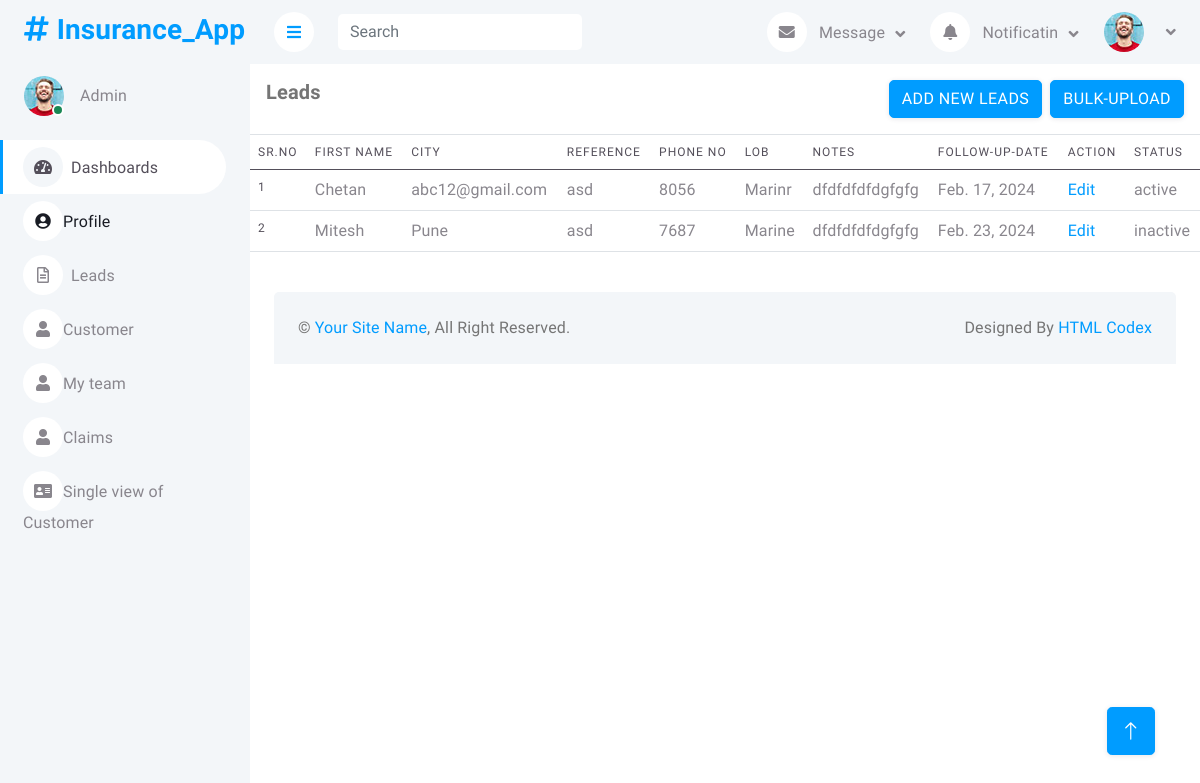
The page /leads/ on the database as committed earlier.
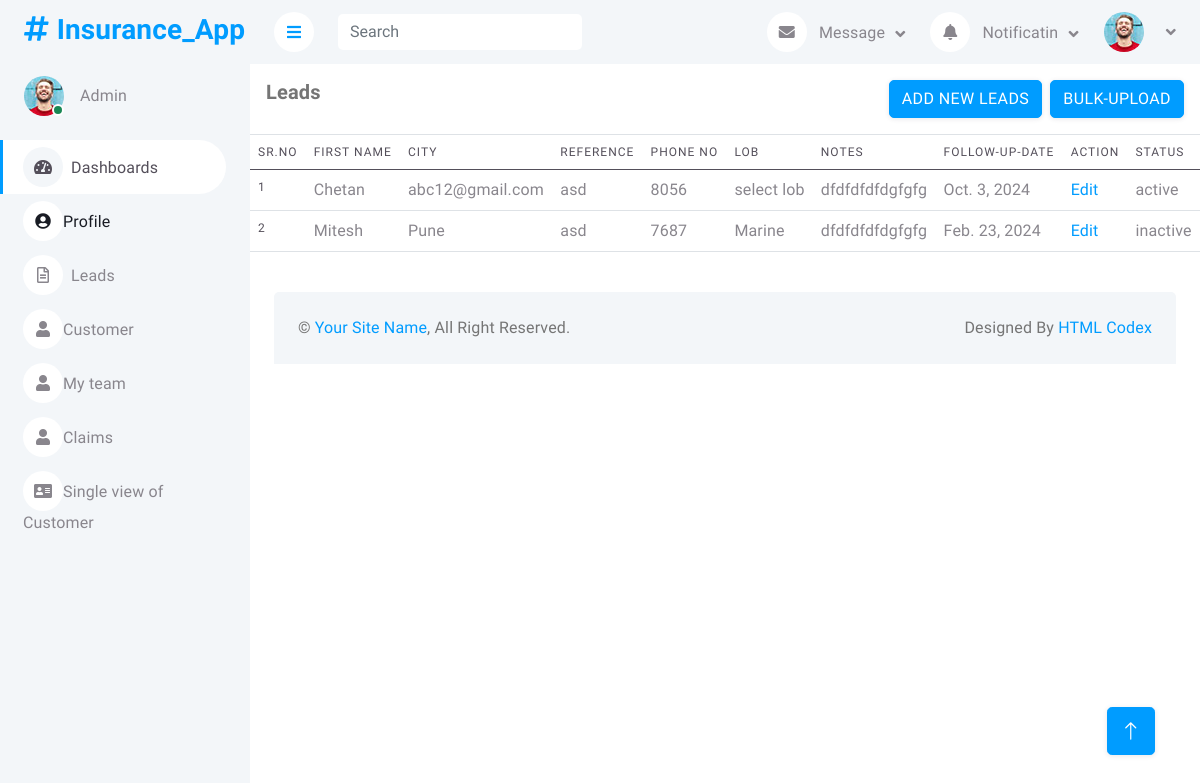
The same page on the database as committed later.
### InsurancePolicy/models.py (models this page shows, shortened)
class Lead(models.Model):
    FirstName=models.CharField(max_length=50)
    LastName=models.CharField(max_length=50)
    Phone_No=models.IntegerField()
    City=models.CharField(max_length=50)
    Reference=models.CharField(max_length=50)
    LOB=models.CharField(default='Engineering',max_length=50)
    Follow_up_date=models.DateField(default=date.today())
    Notes=models.CharField(max_length=1000)
    STATUS_CHOICES = (
        ("active", 'active'),
        ("inactive", 'inactive'),
    )
    Lead_Status=models.CharField(max_length=50,choices=STATUS_CHOICES, default="active")

### InsurancePolicy/views.py (the view)
# urls.py: path('leads/',views.leads,name='leads'),
def leads(request):
    leads=Lead.objects.all()
    return render(request,'leads.html',{'leads':leads})

### templates/leads.html
{% extends "base.html" %}
{% block mainsection %}
{% load static %}
<div class="col-12">
    <div class="border-bottom card-body">
        <div class="d-flex align-itms-center">
            <h5 class="mb-0 card-title flex-grow-1">Leads</h6>
                <div class="flex-shrink-0">
                    <a class='btn btn-primary me-1' href="/add-leads">Add new Leads</a>
                    <button type='button' class='btn btn-primary'>Bulk-upload</button>
                </div>
        </div>
    </div>
    <div class="table-responsive">
        <table class="table">
            <thead>
                <tr>
                    <th scope="col">Sr.No</th>
                    <th scope="col">First Name</th>
                    <th scope="col">City</th>
                    <th scope="col">Reference</th>
                    <th scope="col">Phone No</th>
                    <th scope="col"> LOB</th>
                    <th scope="col">Notes</th>
                    <th scope="col">Follow-up-Date</th>
                    <th scope="col">Action</th>
                    <th scope="col">Status</th>
                </tr>
            </thead>
            <tbody>
                {% for lead in leads %}
                <tr>
                    <th scope="row">{{forloop.counter}}</th>
                    <td>{{lead.FirstName}}</td>
                    <td>{{lead.City}}</td>
                    <td>{{lead.Reference}}</td>
                    <td>{{lead.Phone_No}}</td>
                    <td>{{lead.LOB}}</td>
                    <td>{{lead.Notes}}</td>
                    <td>{{lead.Follow_up_date}}</td>
                    <td><a href="/edit-leads/{{lead.id}}">Edit</a></td>
                    <td>{{lead.Lead_Status}}</td>
                </tr>
                {% endfor %}
            </tbody>
        </table>
    </div>
</div>
{% endblock mainsection %}

Rows that differ between the two databases and show on the page:
changed Lead "Chetan": LOB "Marinr" → "select lob"; Follow_up_date "Feb. 17, 2024" → "Oct. 3, 2024"
